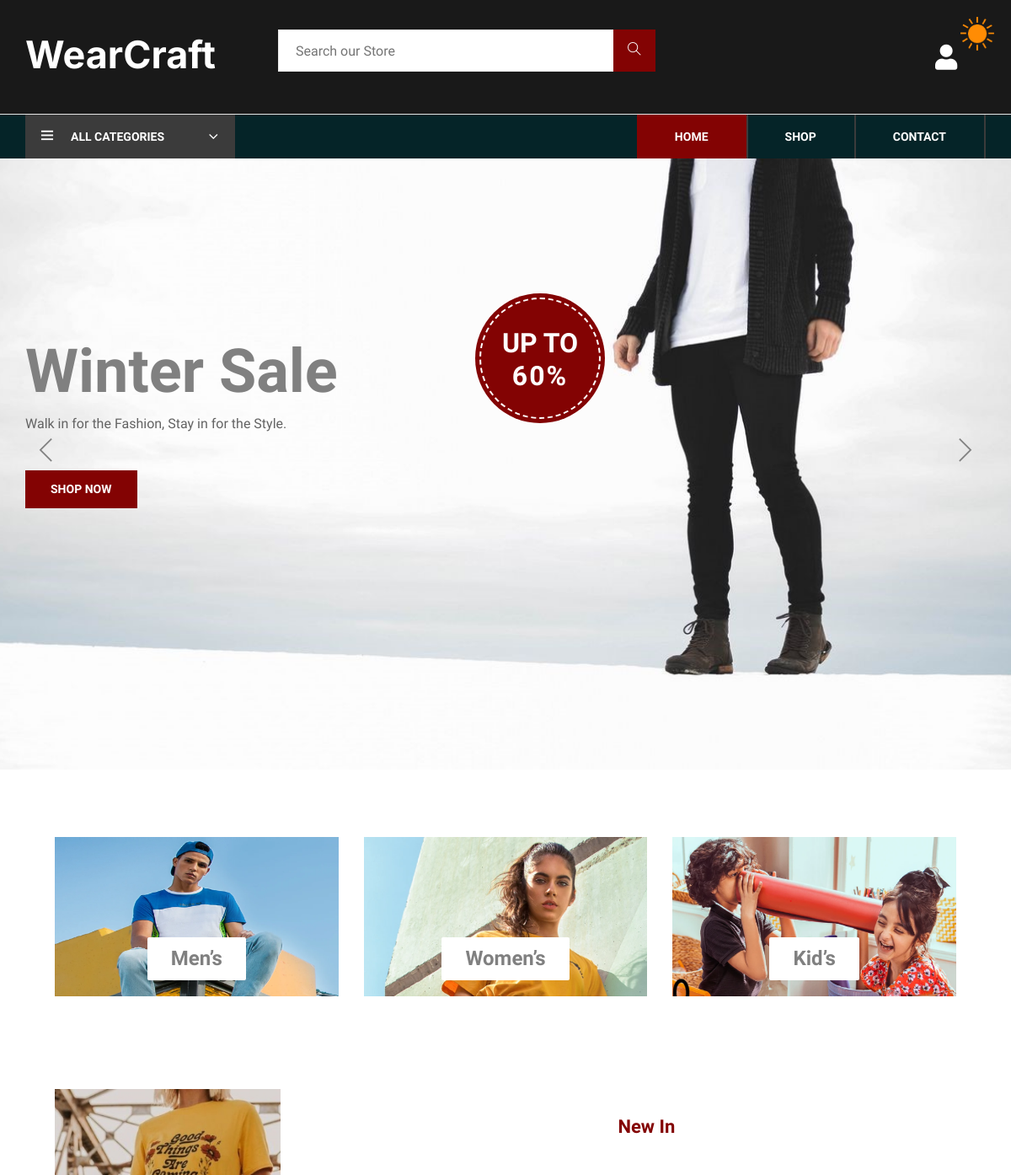
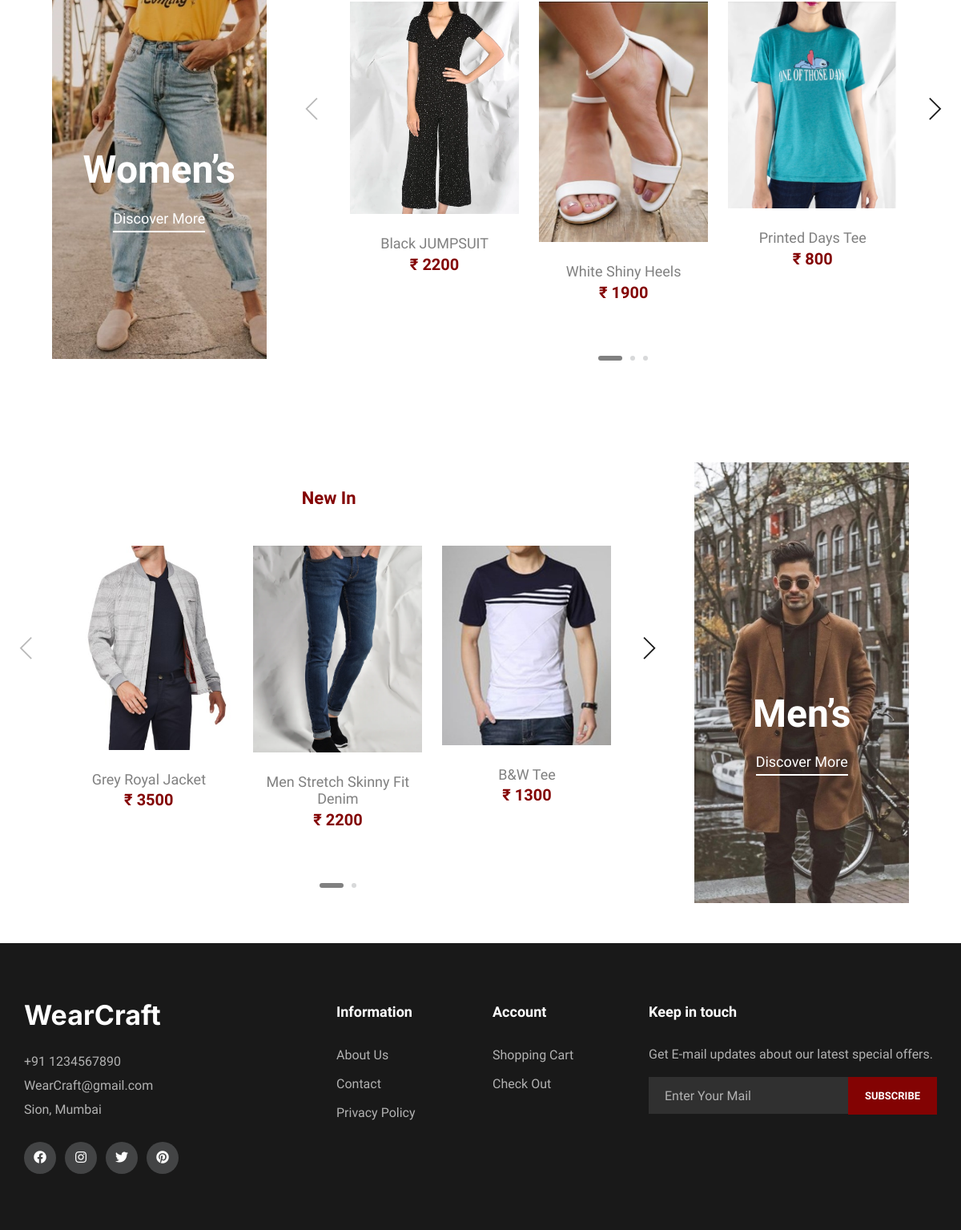
The page / on the database its author committed (2 pictures, top to bottom).
### tables this page shows
CREATE TABLE `slider` (
  `slide_id` int(10) NOT NULL,
  `slide_name` varchar(255) NOT NULL,
  `slide_image` text NOT NULL,
  `slide_heading` varchar(100) NOT NULL,
  `slide_text` varchar(100) NOT NULL
);

CREATE TABLE `products` (
  `products_id` int(10) NOT NULL,
  `p_cat_id` int(10) NOT NULL,
  `cat_id` int(10) NOT NULL,
  `date` timestamp NOT NULL DEFAULT current_timestamp() ON UPDATE current_timestamp(),
  `product_title` text NOT NULL,
  `product_img1` text NOT NULL,
  `product_img2` text NOT NULL,
  `product_price` int(10) NOT NULL,
  `product_keywords` text NOT NULL,
  `product_desc` text NOT NULL
);

### functions.php (the view, shortened to what this page needs)
<?php
$db = mysqli_connect('localhost', 'root', '', 'wearcraft');
function getWProduct()
{
    global $db;
    $get_products = "select * from products where cat_id=2 order by RAND() LIMIT 7";
    $run_products = mysqli_query($db, $get_products);
    while ($row_products = mysqli_fetch_array($run_products)) {
        $products_id = $row_products['products_id'];
        $product_title = $row_products['product_title'];
        $product_price = $row_products['product_price'];
        $product_img1 = $row_products['product_img1'];
        echo "
        <div class='product-item'>
        <div class='pi-pic' style='max-height:300px'>
            <img src='img/products/$product_img1' alt='$product_title'>
            <ul>
                <li class='quick-view'><a href='product.php?product_id=$products_id' style='background:#830303;color:white'>View Details</a></li>
            </ul>
        </div>
        <div class='pi-text'>
            <a href='product.php?product_id=$products_id'>
                <h5>$product_title</h5>
            </a>
            <div class='product-price'>
               ₹ $product_price
            </div>
        </div>
    </div>
    ";
    }
}
function getMProduct()
{
    global $db;
    $get_products = "select * from products where cat_id=1 order by RAND() LIMIT 7";
    $run_products = mysqli_query($db, $get_products);
    while ($row_products = mysqli_fetch_array($run_products)) {
        $products_id = $row_products['products_id'];
        $product_title = $row_products['product_title'];
        $product_price = $row_products['product_price'];
        $product_img1 = $row_products['product_img1'];
        echo "
        <div class='product-item'>
        <div class='pi-pic' style='max-height:300px'>
            <img src='img/products/$product_img1' alt='$product_title'>
            <ul>
                <li class='quick-view'><a href='product.php?product_id=$products_id' style='background:#830303;color:white'>View Details</a></li>
            </ul>
        </div>
        <div class='pi-text'>
            <a href='#'>
                <h5>$product_title</h5>
            </a>
            <div class='product-price'>
            ₹ $product_price
            </div>
        </div>
    </div>
    ";
    }
}

### header.php (shortened to what this page needs)
<!DOCTYPE html>
<html lang="en">
<link rel='stylesheet' href='css/bootstrap.min.css' type='text/css'>
<link rel='stylesheet' href='css/font-awesome.min.css' type='text/css'>
<link rel='stylesheet' href='css/themify-icons.css' type='text/css'>
<link rel='stylesheet' href='css/elegant-icons.css' type='text/css'>
<link rel='stylesheet' href='css/owl.carousel.min.css' type='text/css'>
<link rel='stylesheet' href='css/slicknav.min.css' type='text/css'>
<link rel='stylesheet' href='css/style.css' type='text/css'>
</head>
<body>
<?php include('scrolltotop.php'); ?>
<?php include('toggle-dark.php'); ?>
    <header class="header-section " style="background-color: #191919">
        <div class="header-top" id="top">
            <div class="container">
        <div class="container">
            <div class="inner-header">
                <div class="row">
                    <div class="col-md-3 logo" >
                        <a href="index.php">
                            <span>WearCraft</span>
                        </a>
                    </div>
                    <div class="col-md-5 smallsc">
                        <form method="post">
                            <div class="input-group">
                                <input type="text" name="search" placeholder="Search our Store" required>
                                <button type="submit" name="submit"><i class="ti-search"></i></button>
                            </div>
                        </form>
                    </div>
                    <div class="f-right ">
                    <ul class="nav-right">
                        <li class="user-icon">
                            <div class="login-panel">
                                <i class="fa fa-user" style="font-size:30px"></i>
                            </div>
                        </li>
                    </ul>
                </div>
            </div>
        </div>
                </div>
            </div>
        </div>
        <div class="nav-item">
            <div class="container">
                <div class="nav-depart">
                    <div class="depart-btn">
                        <i class="ti-menu"></i>
                        <span>All Categories</span>
                    </div>
                </div>
                <nav class="nav-menu mobile-menu">
                    <ul>
                        <li class="<?php if ($active == 'Home') echo "active" ?>"><a href="index.php">Home</a></li>
                        <li class="<?php if ($active == 'Shop') echo "active" ?>"><a href="shop.php">Shop</a></li>
                        <li class="<?php if ($active == 'Contact') echo "active" ?>"><a href="contact.php">Contact</a></li>
                    </ul>
                </nav>
            </div>
        </div>
    </header>

### scrolltotop.php (shortened to what this page needs)
<!DOCTYPE html>
<html lang="en">
<head>
    <link href='https://cdnjs.cloudflare.com/ajax/libs/font-awesome/5.11.2/css/all.min.css' rel='stylesheet' />
</head>
<body>
</body>
</html>

### toggle-dark.php (shortened to what this page needs)
<!DOCTYPE html>
<html lang="en">
<head>
</head>
<body>
    <div id="toggle-btn" onclick="toggleMode()">
        <img id="mode-icon" src="img/moon.png" alt="Dark Mode">
    </div>
</body>
</html>

### index.php (shortened to what this page needs)
<?php
$active = "Home";
include("functions.php");
include("header.php");
?>
<section class="hero-section">
    <div class="hero-items owl-carousel">
        <?php
        $get_slides = "SELECT * FROM slider WHERE slide_id = 1";
        $run_slider = mysqli_query($con, $get_slides);
        while ($row_slides = mysqli_fetch_array($run_slider)) {
            $slide_image = $row_slides['slide_image'];
            $slide_heading = $row_slides['slide_heading'];
            $slide_text = $row_slides['slide_text'];
            echo "
            <div class='single-hero-items set-bg' data-setbg='img/$slide_image'>
                <div class='container'>
                    <div class='row'>
                        <div class='col-lg-5'>
                            <h1>$slide_heading</h1>
                            <p>$slide_text</p>
                            <a href='shop.php' class='primary-btn'>Shop Now</a>
                        </div>
                    </div>
                    <div class='off-card'>
                        <h2>Up to <span>60%</span></h2>
                    </div>
                </div>
            </div>";
        }
        ?>
    </div>
</section>
<div class="banner-section spad">
    <div class="container-fluid">
        <div class="row">
            <div class="col-lg-4">
                <a href='shop.php?cat_id=1'>
                    <div class="single-banner">
                        <img src="img/banner-1.png" alt="Mens">
                        <div class="inner-text">
                            <h4>Men’s</h4>
                        </div>
                    </div>
                </a>
            </div>
            <div class="col-lg-4">
                <a href='shop.php?cat_id=2'>
                    <div class="single-banner">
                        <img src="img/banner-2.png" alt="">
                        <div class="inner-text">
                            <h4>Women’s</h4>
                        </div>
                    </div>
                </a>
            </div>
            <div class="col-lg-4">
                <a href='shop.php?cat_id=3'>
                    <div class="single-banner">
                        <img src="img/banner-3.png" alt="">
                        <div class="inner-text">
                            <h4>Kid’s</h4>
                        </div>
                    </div>
                </a>
            </div>
        </div>
    </div>
</div>
<section class="women-banner spad">
    <div class="container-fluid">
        <div class="row">
            <div class="col-lg-3">
                <div class="product-large set-bg" data-setbg="img/women-large.jpg">
                    <h2>Women’s</h2>
                    <a href="shop.php?cat_id=2">Discover More</a>
                </div>
            </div>
            <div class="col-lg-8 offset-lg-1">
                <div class="filter-control">
                    <h3> New In </h3>
                </div>
                <div class="product-slider owl-carousel">
                    <?php
                    getWProduct();
                    ?>
                </div>
            </div>
        </div>
    </div>
</section>
<section class="man-banner spad">
    <div class="container-fluid">
        <div class="row">
            <div class="col-lg-8">
                <div class="filter-control">
                    <h3> New In </h3>
                </div>
                <div class="product-slider owl-carousel">
                    <?php
                    getMProduct();
                    ?>
                </div>
            </div>
            <div class="col-lg-3 offset-lg-1">
                <div class="product-large set-bg m-large" data-setbg="img/men-large.jpg">
                    <h2>Men’s</h2>
                    <a href="shop.php?cat_id=1">Discover More</a>
                </div>
            </div>
        </div>
    </div>
</section>
<?php
include('footer.php');
?>
</body>
</html>

### footer.php (shortened to what this page needs)
<footer class="footer-section">
    <div class="container">
        <div class="row" style="padding-bottom: 40px;">
            <div class="col-lg-3">
                <div class="footer-left">
                    <div class="footer-logo">
                        <a href="index.php"> <span>WearCraft</span>
                        </a>
                    </div>
                    <ul>
                        <li>+91 1234567890</li>
                        <li>WearCraft@gmail.com</li>
                        <li>Sion, Mumbai</li>
                    </ul>
                    <div class="footer-social">
            <a href="https://www.facebook.com/" target="_blank"><i class="fab fa-facebook"></i></a>
            <a href="https://www.instagram.com/?hl=en" target="_blank"><i class="fab fa-instagram"></i></a>
            <a href="https://twitter.com/explore" target="_blank"><i class="fab fa-twitter"></i></a>
            <a href="https://www.pinterest.com/" target="_blank"><i class="fab fa-pinterest"></i></a>
        </div>
                </div>
            </div>
            <div class="col-lg-2 offset-lg-1">
                <div class="footer-widget">
                    <h5>Information</h5>
                    <ul>
                        <li><a href="index.php">About Us</a></li>
                        <li><a href="contact.php">Contact</a></li>
                        <li><a href="index.php">Privacy Policy</a></li>
                    </ul>
                </div>
            </div>
            <div class="col-lg-2">
                <div class="footer-widget" style="display: <?php if ($active == 'Register' || $active == 'Login') {
                                                                echo 'none';
                                                            };  ?>;">
                    <h5>Account</h5>
                    <ul>
                        <li><a href="
                        <?php if (!($_SESSION['customer_email'] == 'unset')) {
                            echo "shopping-cart.php";
                        } else {
                            echo "login.php";
                        }
                         ?>">Shopping Cart</a></li>
                        <li><a href="
                        <?php if (!($_SESSION['customer_email'] == 'unset')) {
                            echo "check-out.php";
                        } else {
                            echo "login.php";
                        }
                         ?>
                        ">Check Out</a></li>
                    </ul>
                </div>
            </div>
            <div class="col-lg-4">
                <div class="newslatter-item">
                    <h5>Keep in touch</h5>
                    <p>Get E-mail updates about our latest special offers.</p>
                    <form action="index.php" class="subscribe-form">
                        <input type="text" placeholder="Enter Your Mail">
                        <button type="button">Subscribe</button>
                    </form>
                </div>
            </div>
        </div>
    </div>
</footer>

### toggle-dark.php (style rules this page uses)
body { transition: background-color 1.5s; }
#toggle-btn { position: fixed; cursor: pointer; z-index: 9999; top: 20px; right: 20px; }
#toggle-btn img { width: 40px; }

### rows shown on the page
slider: slide_heading "Winter Sale", slide_text "Walk in for the Fashion, Stay in for the Style."
products: product_img1 (picture), product_title "Black JUMPSUIT", product_price "2200"
products: product_img1 (picture), product_title "White Shiny Heels", product_price "1900"
products: product_img1 (picture), product_title "Printed Days Tee", product_price "800"
products: product_img1 (picture), product_title "Grey Royal Jacket", product_price "3500"
products: product_img1 (picture), product_title "Men Stretch Skinny Fit Denim", product_price "2200"
products: product_img1+product_title (picture), product_title "B&W Tee", product_price "1300"
